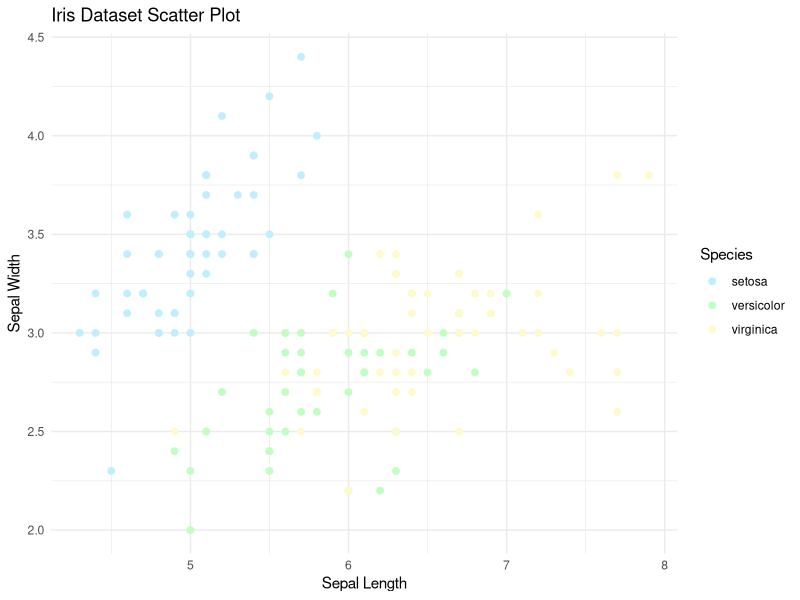

R code for this plot:
## ---- chunk 1
knitr::opts_chunk$set(echo = TRUE)
## ---- chunk 2
# Load iris dataset
data(iris)
## ---- chunk 3
library(ggplot2)

ggplot(iris, aes(x = Sepal.Length, y = Sepal.Width, color = Species)) +
  geom_point(size = 2) +
  labs(
    title = "Iris Dataset Scatter Plot",
    x = "Sepal Length",
    y = "Sepal Width"
  ) +
  scale_color_manual(values = c(
    setosa = "#BFEFFF",
    versicolor = "#C1FFC1",
    virginica = "#FFFACD"
  )) +
  theme_minimal()
